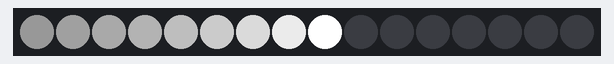
The program below on a simulated MicroPython board. On the bench: 16 RGB LEDs in strip order, left to right. Dim RGB values are drawn brighter than linear; library files of the repository ran but are not shown: neopixel.py.

Above: at 0.47 s.
At 1.74 s:
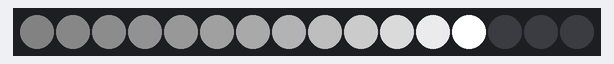
At 3.32 s:
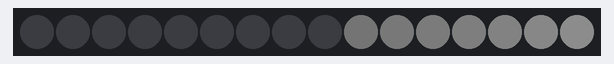
At 5.21 s:
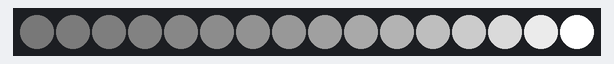
At 7.74 s:
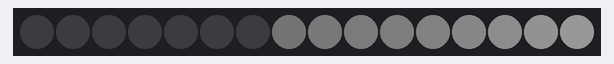
At 10.26 s:
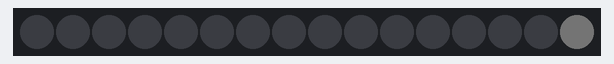

The program:

meteor_rain.py
```python
import time
from neopixel import Neopixel

numpix = 16
strip = Neopixel(numpix, 1, 1, "GRB")

def fade_all(fade_val):
    for i in range(numpix):
        r, g, b = strip.get_pixel(i)
        strip.set_pixel(i, (int(r*fade_val), int(g*fade_val), int(b*fade_val)))

while True:
    for i in range(numpix * 2):
        fade_all(0.75)

        if i < numpix:
            strip.set_pixel(i, (255, 255, 255))

        strip.show()
        time.sleep(0.03)
```

Measured:
- by itself, everything shown: repeats every 10.1 s, in 32 steps
